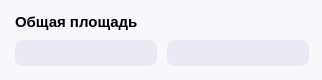
             <widget class="QWidget" name="sign_4" native="true">
              <property name="minimumSize">
               <size>
                <width>310</width>
                <height>0</height>
               </size>
              </property>
              <property name="maximumSize">
               <size>
                <width>322</width>
                <height>80</height>
               </size>
              </property>
              <property name="styleSheet">
               <string notr="true">background-color: rgb(248, 247, 252);
border: none;
border-radius: 21px;
</string>
              </property>
              <widget class="QWidget" name="layoutWidget_46">
               <property name="geometry">
                <rect>
                 <x>0</x>
                 <y>0</y>
                 <width>326</width>
                 <height>81</height>
                </rect>
               </property>
               <layout class="QVBoxLayout" name="verticalLayout_47">
                <property name="spacing">
                 <number>5</number>
                </property>
                <property name="leftMargin">
                 <number>15</number>
                </property>
                <property name="topMargin">
                 <number>9</number>
                </property>
                <property name="rightMargin">
                 <number>15</number>
                </property>
                <property name="bottomMargin">
                 <number>15</number>
                </property>
                <item>
                 <widget class="QLabel" name="label_101">
                  <property name="font">
                   <font>
                    <pointsize>11</pointsize>
                    <weight>75</weight>
                    <bold>true</bold>
                   </font>
                  </property>
                  <property name="text">
                   <string>Общая площадь</string>
                  </property>
                 </widget>
                </item>
                <item>
                 <layout class="QHBoxLayout" name="horizontalLayout_39">
                  <property name="spacing">
                   <number>10</number>
                  </property>
                  <item>
                   <widget class="QLabel" name="label_102">
                    <property name="minimumSize">
                     <size>
                      <width>142</width>
                      <height>26</height>
                     </size>
                    </property>
                    <property name="maximumSize">
                     <size>
                      <width>142</width>
                      <height>26</height>
                     </size>
                    </property>
                    <property name="font">
                     <font>
                      <pointsize>10</pointsize>
                      <weight>75</weight>
                      <bold>true</bold>
                     </font>
                    </property>
                    <property name="styleSheet">
                     <string notr="true">background-color: rgb(235, 233, 244);
border: none;
border-radius: 8px;</string>
                    </property>
                    <property name="frameShadow">
                     <enum>QFrame::Plain</enum>
                    </property>
                    <property name="text">
                     <string/>
                    </property>
                    <property name="margin">
                     <number>0</number>
                    </property>
                   </widget>
                  </item>
                  <item>
                   <widget class="QLabel" name="label_103">
                    <property name="minimumSize">
                     <size>
                      <width>142</width>
                      <height>26</height>
                     </size>
                    </property>
                    <property name="maximumSize">
                     <size>
                      <width>142</width>
                      <height>26</height>
                     </size>
                    </property>
                    <property name="font">
                     <font>
                      <pointsize>10</pointsize>
                      <weight>75</weight>
                      <bold>true</bold>
                     </font>
                    </property>
                    <property name="styleSheet">
                     <string notr="true">background-color: rgb(235, 233, 244);
border: none;
border-radius: 8px;</string>
                    </property>
                    <property name="frameShadow">
                     <enum>QFrame::Plain</enum>
                    </property>
                    <property name="text">
                     <string/>
                    </property>
                    <property name="margin">
                     <number>0</number>
                    </property>
                   </widget>
                  </item>
                 </layout>
                </item>
               </layout>
              </widget>
             </widget>
